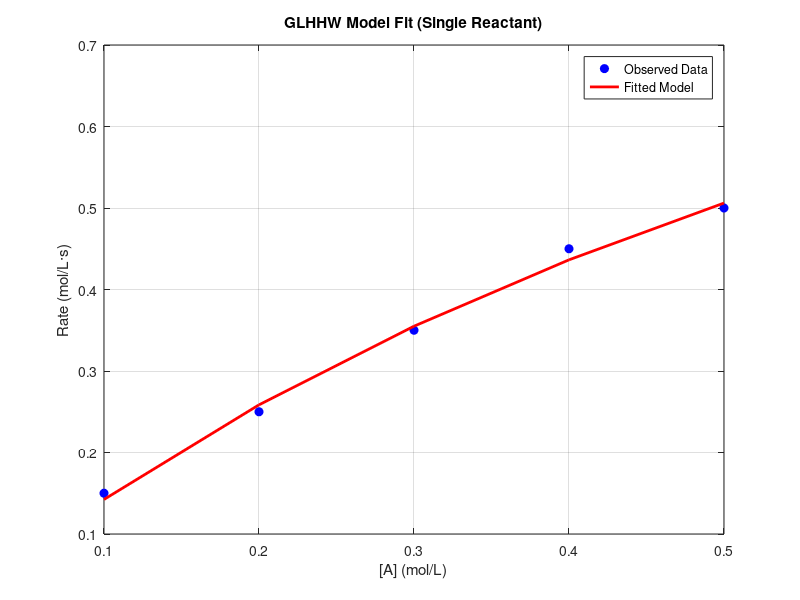

This chart was generated by the following MATLAB code:
clear
clc

%{
% Sample data: Concentrations of A and B and observed reaction rate
A_conc = [0.1, 0.2, 0.1, 0.3, 0.2, 0.3, 0.4, 0.5]; % Concentration of A (mol/L)
B_conc = [0.1, 0.1, 0.2, 0.2, 0.3, 0.3, 0.4, 0.4]; % Concentration of B (mol/L)
rate = [0.15, 0.25, 0.22, 0.35, 0.40, 0.45, 0.50, 0.55]; % Observed reaction rate (mol/L·s)

% Define the Langmuir-Hinshelwood rate equation with element-wise multiplication
langmuir_hinshelwood_eqn = @(params, xdata) (params(1) * params(2) .* xdata(:,1) .* params(3) .* xdata(:,2)) ./ (1 + params(2) .* xdata(:,1) + params(3) .* xdata(:,2)).^2;

% Initial guess for the parameters: [k, K_A, K_B]
initial_guess = [1, 1, 1];

% Combine concentrations A and B into a single matrix for convenience
xdata = [A_conc', B_conc']; % Each row of `xdata` corresponds to [A, B]

% Perform nonlinear regression using 'lsqcurvefit' to minimize the sum of squared errors
options = optimset('Display', 'off'); % Turn off display during optimization
[params_est, resnorm, residual, exitflag, output] = lsqcurvefit(langmuir_hinshelwood_eqn, initial_guess, xdata, rate', [], [], options);

% Extract estimated parameters
k_est = params_est(1);
K_A_est = params_est(2);
K_B_est = params_est(3);

% Display the estimated parameters
fprintf('Estimated Parameters:\n');
fprintf('Rate constant (k) = %.4f\n', k_est);
fprintf('Adsorption constant for A (K_A) = %.4f\n', K_A_est);
fprintf('Adsorption constant for B (K_B) = %.4f\n', K_B_est);

% Plot the observed vs. predicted rates
predicted_rate = langmuir_hinshelwood_eqn(params_est, xdata);

% Check the dimensions of the observed and predicted rates
disp(size(rate));  % Should be [8, 1] or [1, 8]
disp(size(predicted_rate));  % Should be [8, 1] or [1, 8]

figure;
plot3(A_conc, B_conc, rate, 'o', 'MarkerFaceColor', 'b'); % Observed data
hold on;
plot3(A_conc, B_conc, predicted_rate, 'r-', 'LineWidth', 2); % Fitted data
xlabel('[A] (mol/L)');
ylabel('[B] (mol/L)');
zlabel('Rate (mol/L·s)');
legend('Observed Data', 'Fitted Model');
title('Langmuir-Hinshelwood Kinetics Fit');
grid on;
%}

%{
% Sample data: Concentrations of A and B and observed reaction rate
A_conc = [0.1, 0.2, 0.1, 0.3, 0.2, 0.3, 0.4, 0.5]; % Concentration of A (mol/L)
B_conc = [0.1, 0.1, 0.2, 0.2, 0.3, 0.3, 0.4, 0.4]; % Concentration of B (mol/L)
rate = [0.15, 0.25, 0.22, 0.35, 0.40, 0.45, 0.50, 0.55]; % Observed reaction rate (mol/L·s)

% Define the Langmuir-Hinshelwood-Hougen-Watson (LHHW) rate equation
LHHW_eqn = @(params, xdata) (params(1) * (params(2) * xdata(:,1)) .* (params(3) * xdata(:,2))) ./ ...
                            (1 + params(2) * xdata(:,1) + params(3) * xdata(:,2) + ...
                             params(2) * params(3) * xdata(:,1) .* xdata(:,2)).^2;

% Initial guess for the parameters: [k, K_A, K_B]
initial_guess = [1, 1, 1];

% Combine concentrations A and B into a single matrix for convenience
xdata = [A_conc', B_conc']; % Each row of `xdata` corresponds to [A, B]

% Perform nonlinear regression using 'lsqcurvefit' to minimize the sum of squared errors
options = optimset('Display', 'off'); % Turn off display during optimization
[params_est, resnorm, residual, exitflag, output] = lsqcurvefit(LHHW_eqn, initial_guess, xdata, rate', [], [], options);

% Extract estimated parameters
k_est = params_est(1);
K_A_est = params_est(2);
K_B_est = params_est(3);

% Display the estimated parameters
fprintf('Estimated Parameters:\n');
fprintf('Rate constant (k) = %.4f\n', k_est);
fprintf('Adsorption constant for A (K_A) = %.4f\n', K_A_est);
fprintf('Adsorption constant for B (K_B) = %.4f\n', K_B_est);

% Plot the observed vs. predicted rates
predicted_rate = LHHW_eqn(params_est, xdata);

% Check the dimensions of the observed and predicted rates
disp(size(rate));  % Should be [8, 1] or [1, 8]
disp(size(predicted_rate));  % Should be [8, 1] or [1, 8]

figure;
plot3(A_conc, B_conc, rate, 'o', 'MarkerFaceColor', 'b'); % Observed data
hold on;
plot3(A_conc, B_conc, predicted_rate, 'r-', 'LineWidth', 2); % Fitted data
xlabel('[A] (mol/L)');
ylabel('[B] (mol/L)');
zlabel('Rate (mol/L·s)');
legend('Observed Data', 'Fitted Model');
title('Langmuir-Hinshelwood-Hougen-Watson Kinetics Fit');
grid on;
%}

%{
% Sample data: Concentrations of A and B and observed reaction rate
A_conc = [0.1, 0.2, 0.1, 0.3, 0.2, 0.3, 0.4, 0.5]; % Concentration of A (mol/L)
B_conc = [0.1, 0.1, 0.2, 0.2, 0.3, 0.3, 0.4, 0.4]; % Concentration of B (mol/L)
rate = [0.15, 0.25, 0.22, 0.35, 0.40, 0.45, 0.50, 0.55]; % Observed reaction rate (mol/L·s)

% Define the Generalized Langmuir-Hinshelwood-Hougen-Watson (GLHHW) rate equation
GLHHW_eqn = @(params, xdata) ...
    (params(1) * prod(params(2:end) .* xdata, 2)) ./ ...
    (1 + sum(params(2:end) .* xdata, 2) + interaction_terms(params(2:end), xdata));

% Interaction term function to compute the sum of pairwise interactions
function int_terms = interaction_terms(K, xdata)
    n = size(xdata, 1); % Number of data points
    m = length(K); % Number of reactants
    
    % Initialize the interaction term
    int_terms = 0;
    
    % Calculate pairwise interaction terms (assuming 2 reactants, extendable to more)
    for i = 1:m
        for j = i+1:m
            % Product of concentrations and adsorption constants
            int_terms = int_terms + K(i) * K(j) * sum(xdata(:,i) .* xdata(:,j)); 
        end
    end
end

% Initial guess for the parameters: [k, K_A, K_B, K_C, ...] (for 2 reactants: [k, K_A, K_B])
initial_guess = [1, 1, 1];  % For two reactants A and B

% Combine concentrations A and B into a single matrix for convenience
xdata = [A_conc', B_conc']; % Each row of `xdata` corresponds to [A, B]

% Perform nonlinear regression using 'lsqcurvefit' to minimize the sum of squared errors
options = optimset('Display', 'off'); % Turn off display during optimization
[params_est, resnorm, residual, exitflag, output] = lsqcurvefit(GLHHW_eqn, initial_guess, xdata, rate', [], [], options);

% Extract estimated parameters
k_est = params_est(1);
K_A_est = params_est(2);
K_B_est = params_est(3);

% Display the estimated parameters
fprintf('Estimated Parameters:\n');
fprintf('Rate constant (k) = %.4f\n', k_est);
fprintf('Adsorption constant for A (K_A) = %.4f\n', K_A_est);
fprintf('Adsorption constant for B (K_B) = %.4f\n', K_B_est);

% Plot the observed vs. predicted rates
predicted_rate = GLHHW_eqn(params_est, xdata);

% Check the dimensions of the observed and predicted rates
disp(size(rate));  % Should be [8, 1] or [1, 8]
disp(size(predicted_rate));  % Should be [8, 1] or [1, 8]

figure;
plot3(A_conc, B_conc, rate, 'o', 'MarkerFaceColor', 'b'); % Observed data
hold on;
plot3(A_conc, B_conc, predicted_rate, 'r-', 'LineWidth', 2); % Fitted data
xlabel('[A] (mol/L)');
ylabel('[B] (mol/L)');
zlabel('Rate (mol/L·s)');
legend('Observed Data', 'Fitted Model');
title('Generalized Langmuir-Hinshelwood-Hougen-Watson Kinetics Fit');
grid on;


% Initial guess for the parameters: [k, K_A] (for 1 reactant: [k, K_A])
initial_guess = [1, 1];  % For one reactant A

% Combine concentrations A into a single matrix for convenience
xdata = A_conc'; % Each row of `xdata` corresponds to [A]

% Perform nonlinear regression using 'lsqcurvefit' to minimize the sum of squared errors
options = optimset('Display', 'off'); % Turn off display during optimization
[params_est, resnorm, residual, exitflag, output] = lsqcurvefit(GLHHW_eqn, initial_guess, xdata, rate', [], [], options);

% Extract estimated parameters
k_est = params_est(1);
K_A_est = params_est(2);

fprintf('Estimated Parameters:\n');
fprintf('Rate constant (k) = %.4f\n', k_est);
fprintf('Adsorption constant for A (K_A) = %.4f\n', K_A_est);

% Predicted rate
predicted_rate = GLHHW_eqn(params_est, xdata);

% Plot
figure;
plot(A_conc, rate, 'bo', 'MarkerFaceColor', 'b');
hold on;
plot(A_conc, predicted_rate, 'r-', 'LineWidth', 2);
xlabel('[A] (mol/L)');
ylabel('Rate (mol/L·s)');
legend('Observed', 'Fitted');
title('GLHHW Fit — Single Reactant');
grid on;
%}

% Sample data: Concentration of A and observed reaction rate
A_conc = [0.1, 0.2, 0.3, 0.4, 0.5]; % Concentration of A (mol/L)
rate = [0.15, 0.25, 0.35, 0.45, 0.50]; % Observed reaction rate (mol/L·s)

% Define simplified GLHHW rate equation for ONE reactant
GLHHW_eqn = @(params, A) (params(1) * params(2) .* A) ./ (1 + params(2) .* A);
% params(1) = k, params(2) = K_A

% Initial guess for parameters [k, K_A]
initial_guess = [1, 1];

% Perform nonlinear regression using lsqcurvefit
options = optimset('Display', 'off');
[params_est, resnorm, residual, exitflag, output] = lsqcurvefit(GLHHW_eqn, initial_guess, A_conc', rate', [], [], options);

% Extract estimated parameters
k_est = params_est(1);
K_A_est = params_est(2);

% Display estimated parameters
fprintf('Estimated Parameters:\n');
fprintf('Rate constant (k) = %.4f\n', k_est);
fprintf('Adsorption constant for A (K_A) = %.4f\n', K_A_est);

% Predicted rates
predicted_rate = GLHHW_eqn(params_est, A_conc');

% Plot observed vs. predicted rates
figure;
plot(A_conc, rate, 'bo', 'MarkerFaceColor', 'b');
hold on;
plot(A_conc, predicted_rate, 'r-', 'LineWidth', 2);
xlabel('[A] (mol/L)');
ylabel('Rate (mol/L·s)');
legend('Observed Data', 'Fitted Model');
title('GLHHW Model Fit (Single Reactant)');
grid on;
